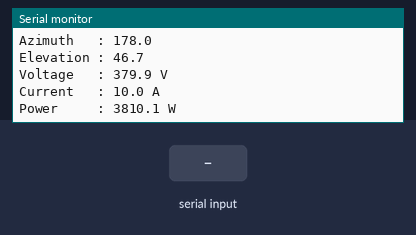
A sketch run on a simulated ESP32. On the bench: the last lines printed to the serial monitor. Inputs (shaded band) come from the test bench. WiFi joins after 1.5 s; servers stay silent unless stated; uploads are accepted with an empty reply; random numbers use the default seed unless the sketch sets one.

Above: at 3.7 s.
3.8 s: "panel1 180 45\n" received over Serial
At 4.8 s:
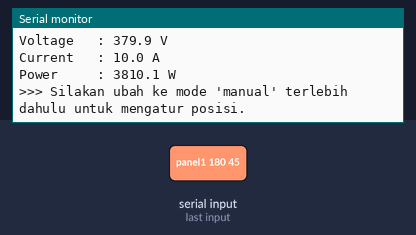
5.3 s: "Automatic\n" received over Serial
At 5.9 s:
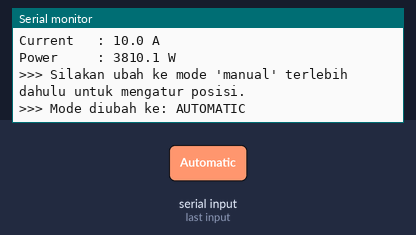
Timing chart, 0 to 8.3 s (numbered marks = the images above; inputs shaded):
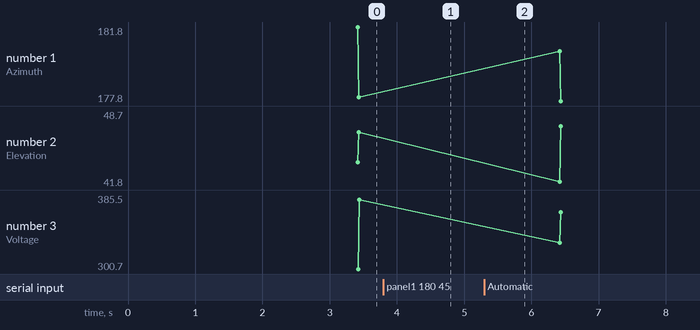

Measured:
- after the input at 3.8 s, the serial monitor: prints a new line at once (image 1)
- after the input at 5.3 s, the serial monitor: prints a new line at once (image 2)

The sketch:

helios_tracker_esp32.ino
```cpp
#include <WiFi.h>
#include <HTTPClient.h>
#include <ArduinoJson.h>

// ============================================
//   KONFIGURASI - Ubah sesuai kebutuhan Anda
// ============================================
const char* WIFI_SSID      = "LAPTOP-T5OF2UUV";
const char* WIFI_PASSWORD  = "aso12345678";
const char* API_URL        = "http://solaris.bengkelit.id/api/tracker/log";

const unsigned long SEND_INTERVAL = 3000; // Kirim data setiap 3 detik

// ============================================
//   STRUKTUR DATA PANEL
// ============================================
struct PanelData {
  String panelId;
  float azimuth;
  float elevation;
  float voltage;
  float current;
  float power;
  float irradiance;
  int ldr_nw;
  int ldr_ne;
  int ldr_sw;
  int ldr_se;
  float motor1_load;
  float motor2_load;
};

// Inisialisasi Objek Panel
PanelData panel1 = {"panel1", 180.0, 45.0, 350.0, 12.5, 4375.0, 800.0, 880, 900, 870, 890, 2.0, 1.8};
PanelData panel2 = {"panel2", 180.0, 45.0, 350.0, 12.5, 4375.0, 800.0, 880, 900, 870, 890, 2.0, 1.8};

// State Aplikasi
String currentMode = "Automatic"; // Bisa "Automatic" atau "Manual"
unsigned long lastSendTime = 0;

// ============================================
//   FUNGSI: Koneksi WiFi
// ============================================
void connectWiFi() {
  if (WiFi.status() == WL_CONNECTED) return;

  Serial.print("\nMenghubungkan ke WiFi: ");
  Serial.println(WIFI_SSID);

  WiFi.begin(WIFI_SSID, WIFI_PASSWORD);

  int attempts = 0;
  while (WiFi.status() != WL_CONNECTED && attempts < 30) {
    delay(500);
    Serial.print(".");
    attempts++;
  }

  if (WiFi.status() == WL_CONNECTED) {
    Serial.println();
    Serial.println("========================================");
    Serial.println("  WiFi TERHUBUNG!");
    Serial.print("  IP Address : ");
    Serial.println(WiFi.localIP());
    Serial.print("  Signal (RSSI): ");
    Serial.print(WiFi.RSSI());
    Serial.println(" dBm");
    Serial.println("========================================");
  } else {
    Serial.println();
    Serial.println("GAGAL terhubung ke WiFi! Restart ESP32...");
    delay(3000);
    ESP.restart();
  }
}

// ============================================
//   FUNGSI: Simulasi Data Panel
// ============================================
void simulatePanel(PanelData &panel) {
  if (currentMode == "Automatic") {
    panel.azimuth   += (random(-20, 21) / 10.0);
    panel.elevation += (random(-20, 21) / 10.0);
  }
  // Di mode Manual, azimuth dan elevation dikontrol via Serial/API, tidak di-random

  // Batasi nilai
  if (panel.azimuth > 360) panel.azimuth = 360;
  if (panel.azimuth < 0)   panel.azimuth = 0;
  if (panel.elevation > 180) panel.elevation = 180;
  if (panel.elevation < 0)   panel.elevation = 0;

  // Simulasi nilai sensor lainnya tetap berjalan di kedua mode
  panel.voltage    = 300.0 + (random(0, 10000) / 100.0);
  panel.current    = 10.0  + (random(0, 500) / 100.0);
  panel.power      = panel.voltage * panel.current;
  panel.irradiance = random(500, 1000) + (random(0, 99) / 100.0);

  panel.ldr_nw = random(800, 950);
  panel.ldr_ne = random(800, 950);
  panel.ldr_sw = random(800, 950);
  panel.ldr_se = random(800, 950);

  panel.motor1_load = 1.0 + (random(0, 200) / 100.0);
  panel.motor2_load = 1.0 + (random(0, 200) / 100.0);
}

// ============================================
//   FUNGSI: Eksekusi Perintah Manual (Dari API)
// ============================================
void executeManualCommand(PanelData &panel, const char* cmd) {
  if (strcmp(cmd, "Up") == 0)    panel.elevation += 10;
  else if (strcmp(cmd, "Down") == 0)  panel.elevation -= 10;
  else if (strcmp(cmd, "Left") == 0)  panel.azimuth -= 10;
  else if (strcmp(cmd, "Right") == 0) panel.azimuth += 10;
  else if (strcmp(cmd, "Reset") == 0) { panel.azimuth = 180; panel.elevation = 45; }

  // Pastikan nilai tetap dalam batas setelah command manual dari API
  if (panel.azimuth > 360) panel.azimuth = 360;
  if (panel.azimuth < 0)   panel.azimuth = 0;
  if (panel.elevation > 180) panel.elevation = 180;
  if (panel.elevation < 0)   panel.elevation = 0;
}

// ============================================
//   FUNGSI: Proses Respons dari Server
// ============================================
void receiveCommand(PanelData &panel, String response) {
  JsonDocument resDoc;
  DeserializationError error = deserializeJson(resDoc, response);

  if (!error) {
    if (resDoc.containsKey("mode")) {
      Serial.print("  Mode dari server ("); Serial.print(panel.panelId); Serial.print("): ");
      Serial.println(resDoc["mode"].as<const char*>());
    }

    if (resDoc.containsKey("command") && !resDoc["command"].isNull()) {
      const char* cmd = resDoc["command"];
      Serial.print("  Perintah manual dari server ("); Serial.print(panel.panelId); Serial.print("): ");
      Serial.println(cmd);
      executeManualCommand(panel, cmd);
    }
  } else {
    Serial.println("  Gagal parsing JSON dari server.");
  }
}

// ============================================
//   FUNGSI: Kirim Data Panel ke API VPS
// ============================================
void sendPanel(PanelData &panel) {
  if (WiFi.status() != WL_CONNECTED) {
    Serial.println("WiFi terputus! Tidak bisa mengirim data.");
    return;
  }

  HTTPClient http;
  http.begin(API_URL);
  http.addHeader("Content-Type", "application/json");
  http.setTimeout(5000);

  // Buat JSON payload
  JsonDocument doc;
  doc["panel_id"]       = panel.panelId;
  doc["azimuth"]        = round(panel.azimuth * 10) / 10.0;
  doc["elevation"]      = round(panel.elevation * 10) / 10.0;
  doc["voltage"]        = round(panel.voltage * 100) / 100.0;
  doc["current"]        = round(panel.current * 100) / 100.0;
  doc["power_output"]   = round(panel.power * 100) / 100.0;
  doc["irradiance"]     = panel.irradiance;
  doc["ldr_nw"]         = panel.ldr_nw;
  doc["ldr_ne"]         = panel.ldr_ne;
  doc["ldr_sw"]         = panel.ldr_sw;
  doc["ldr_se"]         = panel.ldr_se;
  doc["motor1_load"]    = panel.motor1_load;
  doc["motor2_load"]    = panel.motor2_load;
  doc["tracking_mode"]  = currentMode;
  doc["weather_status"] = "Clear Sky";

  String jsonPayload;
  serializeJson(doc, jsonPayload);

  Serial.println("-----------------------------------");
  Serial.print("Mengirim data "); Serial.print(panel.panelId); Serial.println(" ke API...");

  int httpCode = http.POST(jsonPayload);

  if (httpCode > 0) {
    String response = http.getString();

    Serial.print("HTTP Code : ");
    Serial.println(httpCode);

    if (httpCode == 200 || httpCode == 201) {
      Serial.println("SUCCESS | Data berhasil dikirim!");
      receiveCommand(panel, response); // Proses respons server
    } else {
      Serial.print("GAGAL | Server merespons kode: ");
      Serial.println(httpCode);
      Serial.print("Response  : ");
      Serial.println(response);
    }
  } else {
    Serial.print("GAGAL | Error koneksi: ");
    Serial.println(http.errorToString(httpCode));
  }

  http.end();
}

// ============================================
//   FUNGSI: Tampilkan Status Panel ke Serial
// ============================================
void printPanelStatus(PanelData &panel) {
  Serial.println("==========================");
  if (panel.panelId == "panel1") {
    Serial.println("PANEL 1");
  } else if (panel.panelId == "panel2") {
    Serial.println("PANEL 2");
  } else {
    Serial.println(panel.panelId);
  }
  Serial.println("==========================");

  Serial.print("Azimuth   : "); Serial.println(panel.azimuth, 1);
  Serial.print("Elevation : "); Serial.println(panel.elevation, 1);
  Serial.print("Voltage   : "); Serial.print(panel.voltage, 1); Serial.println(" V");
  Serial.print("Current   : "); Serial.print(panel.current, 1); Serial.println(" A");
  Serial.print("Power     : "); Serial.print(panel.power, 1); Serial.println(" W");
  Serial.println();
}

// ============================================
//   FUNGSI: Baca Perintah dari Serial Monitor
// ============================================
void readSerialManual() {
  if (Serial.available() > 0) {
    String input = Serial.readStringUntil('\n');
    input.trim();

    if (input.length() == 0) return;

    input.toLowerCase(); // Permudah pengecekan

    if (input == "auto" || input == "automatic") {
      currentMode = "Automatic";
      Serial.println(">>> Mode diubah ke: AUTOMATIC");
    }
    else if (input == "manual") {
      currentMode = "Manual";
      Serial.println(">>> Mode diubah ke: MANUAL");
    }
    else if (currentMode == "Manual") {
      // Format manual: "panel1 180 45" atau "panel2 270 60"
      if (input.startsWith("panel1") || input.startsWith("panel2")) {
        int firstSpace = input.indexOf(' ');
        int secondSpace = input.indexOf(' ', firstSpace + 1);

        if (firstSpace > 0 && secondSpace > 0) {
          String pId = input.substring(0, firstSpace);
          float newAzimuth = input.substring(firstSpace + 1, secondSpace).toFloat();
          float newElevation = input.substring(secondSpace + 1).toFloat();

          if (pId == "panel1") {
            panel1.azimuth = newAzimuth;
            panel1.elevation = newElevation;
            Serial.println(">>> Manual update Panel 1 berhasil!");
          } else if (pId == "panel2") {
            panel2.azimuth = newAzimuth;
            panel2.elevation = newElevation;
            Serial.println(">>> Manual update Panel 2 berhasil!");
          }
        } else {
          Serial.println(">>> Format salah! Gunakan: panel1 <azimuth> <elevation>");
        }
      } else {
        Serial.println(">>> Perintah tidak dikenal atau format salah.");
      }
    }
    else {
      Serial.println(">>> Silakan ubah ke mode 'manual' terlebih dahulu untuk mengatur posisi.");
    }
  }
}

// ============================================
//   SETUP (Dijalankan 1x saat ESP32 nyala)
// ============================================
void setup() {
  Serial.begin(115200);
  delay(1000);

  Serial.println();
  Serial.println("========================================");
  Serial.println("  Helios Tracker Pro - ESP32 Client");
  Serial.println("  Versi: 2.0 (Dual Panel & Modular)");
  Serial.println("========================================");

  connectWiFi();

  Serial.println("Memulai pengiriman data ke API...");
  Serial.print("Interval: setiap ");
  Serial.print(SEND_INTERVAL / 1000);
  Serial.println(" detik");
  Serial.print("Mode Awal: ");
  Serial.println(currentMode);
  Serial.println("Ketik 'manual' atau 'auto' untuk mengganti mode.");
}

// ============================================
//   LOOP (Dijalankan berulang-ulang)
// ============================================
void loop() {
  // 1. Cek koneksi WiFi
  if (WiFi.status() != WL_CONNECTED) {
    connectWiFi();
  }

  // 2. Baca perintah dari Serial Monitor
  readSerialManual();

  // 3. Proses pengiriman berdasarkan interval
  unsigned long currentTime = millis();
  if (currentTime - lastSendTime >= SEND_INTERVAL) {
    lastSendTime = currentTime;

    // Update data panel (Simulasi atau tetap untuk manual)
    simulatePanel(panel1);
    simulatePanel(panel2);

    // Kirim data panel 1
    sendPanel(panel1);

    // Kirim data panel 2
    sendPanel(panel2);

    // Tampilkan status di Serial Monitor
    Serial.println("\n--- STATUS UPDATE ---");
    printPanelStatus(panel1);
    printPanelStatus(panel2);
  }
}
```
